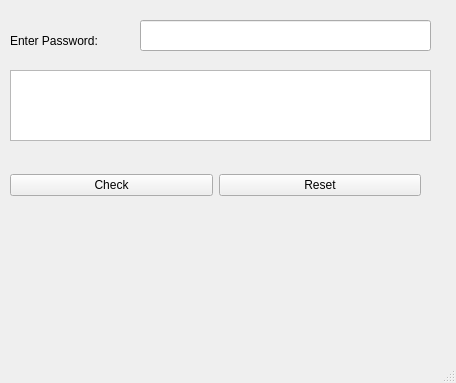
<?xml version="1.0" encoding="UTF-8"?>
<ui version="4.0">
 <class>MainWindow</class>
 <widget class="QMainWindow" name="MainWindow">
  <property name="geometry">
   <rect>
    <x>0</x>
    <y>0</y>
    <width>456</width>
    <height>383</height>
   </rect>
  </property>
  <property name="windowTitle">
   <string>MainWindow</string>
  </property>
  <widget class="QWidget" name="centralwidget">
   <widget class="QWidget" name="horizontalLayoutWidget">
    <property name="geometry">
     <rect>
      <x>10</x>
      <y>160</y>
      <width>411</width>
      <height>51</height>
     </rect>
    </property>
    <layout class="QHBoxLayout" name="horizontalLayout">
     <item>
      <widget class="QPushButton" name="pushButton_2">
       <property name="text">
        <string>Check</string>
       </property>
      </widget>
     </item>
     <item>
      <widget class="QPushButton" name="pushButton">
       <property name="text">
        <string>Reset</string>
       </property>
      </widget>
     </item>
    </layout>
   </widget>
   <widget class="QLineEdit" name="lineEdit">
    <property name="geometry">
     <rect>
      <x>140</x>
      <y>20</y>
      <width>291</width>
      <height>31</height>
     </rect>
    </property>
    <property name="echoMode">
     <enum>QLineEdit::Password</enum>
    </property>
   </widget>
   <widget class="QLabel" name="label">
    <property name="geometry">
     <rect>
      <x>10</x>
      <y>30</y>
      <width>121</width>
      <height>21</height>
     </rect>
    </property>
    <property name="text">
     <string>Enter Password:</string>
    </property>
   </widget>
   <widget class="QTextEdit" name="textEdit">
    <property name="geometry">
     <rect>
      <x>10</x>
      <y>70</y>
      <width>421</width>
      <height>71</height>
     </rect>
    </property>
   </widget>
   <widget class="QLabel" name="label_2">
    <property name="geometry">
     <rect>
      <x>80</x>
      <y>210</y>
      <width>271</width>
      <height>121</height>
     </rect>
    </property>
    <property name="text">
     <string/>
    </property>
    <property name="pixmap">
     <pixmap>C:/Users/Rohit/Downloads/spy-anonymous-hacker-format-eps-260nw-1705169392.jpg</pixmap>
    </property>
   </widget>
  </widget>
  <widget class="QMenuBar" name="menubar">
   <property name="geometry">
    <rect>
     <x>0</x>
     <y>0</y>
     <width>456</width>
     <height>22</height>
    </rect>
   </property>
  </widget>
  <widget class="QStatusBar" name="statusbar"/>
 </widget>
 <resources/>
 <connections>
  <connection>
   <sender>pushButton</sender>
   <signal>clicked()</signal>
   <receiver>textEdit</receiver>
   <slot>clear()</slot>
   <hints>
    <hint type="sourcelabel">
     <x>283</x>
     <y>212</y>
    </hint>
    <hint type="destinationlabel">
     <x>329</x>
     <y>136</y>
    </hint>
   </hints>
  </connection>
  <connection>
   <sender>pushButton</sender>
   <signal>clicked()</signal>
   <receiver>lineEdit</receiver>
   <slot>redo()</slot>
   <hints>
    <hint type="sourcelabel">
     <x>374</x>
     <y>204</y>
    </hint>
    <hint type="destinationlabel">
     <x>366</x>
     <y>38</y>
    </hint>
   </hints>
  </connection>
 </connections>
</ui>
